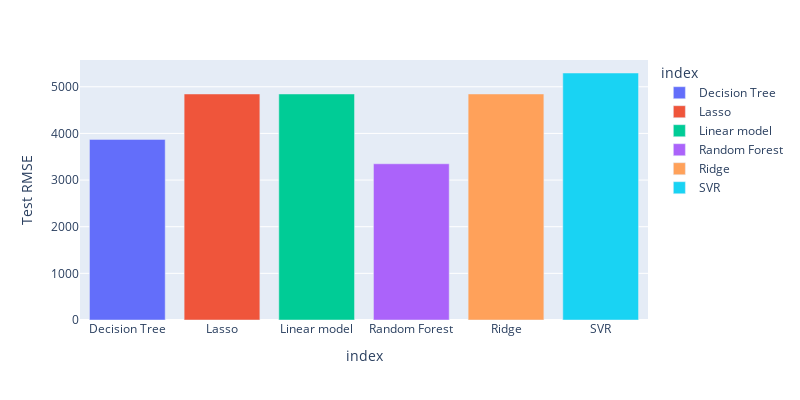

Source (notebook cell):
### Code cell
#Root Mean Squared Error (RMSE)
px.bar(Model_comp, y =Model_comp['Test RMSE'],
       color = Model_comp.index, width =800, height=400)

### Figure 1 — Plotly figure (JSON) as saved in the notebook; plotly's stock layout.template omitted (floating-point values rounded to 4 significant figures)
{"data": [{"alignmentgroup": "True", "hovertemplate": "index=%{x}<br>Test RMSE=%{y}<extra></extra>", "legendgroup": "Decision Tree", "marker": {"color": "#636efa", "pattern": {"shape": ""}}, "name": "Decision Tree", "offsetgroup": "Decision Tree", "orientation": "v", "showlegend": true, "textposition": "auto", "type": "bar", "x": ["Decision Tree"], "xaxis": "x", "y": [3872.0], "yaxis": "y"}, {"alignmentgroup": "True", "hovertemplate": "index=%{x}<br>Test RMSE=%{y}<extra></extra>", "legendgroup": "Lasso", "marker": {"color": "#EF553B", "pattern": {"shape": ""}}, "name": "Lasso", "offsetgroup": "Lasso", "orientation": "v", "showlegend": true, "textposition": "auto", "type": "bar", "x": ["Lasso"], "xaxis": "x", "y": [4845.0], "yaxis": "y"}, {"alignmentgroup": "True", "hovertemplate": "index=%{x}<br>Test RMSE=%{y}<extra></extra>", "legendgroup": "Linear model", "marker": {"color": "#00cc96", "pattern": {"shape": ""}}, "name": "Linear model", "offsetgroup": "Linear model", "orientation": "v", "showlegend": true, "textposition": "auto", "type": "bar", "x": ["Linear model"], "xaxis": "x", "y": [4845.0], "yaxis": "y"}, {"alignmentgroup": "True", "hovertemplate": "index=%{x}<br>Test RMSE=%{y}<extra></extra>", "legendgroup": "Random Forest", "marker": {"color": "#ab63fa", "pattern": {"shape": ""}}, "name": "Random Forest", "offsetgroup": "Random Forest", "orientation": "v", "showlegend": true, "textposition": "auto", "type": "bar", "x": ["Random Forest"], "xaxis": "x", "y": [3349.0], "yaxis": "y"}, {"alignmentgroup": "True", "hovertemplate": "index=%{x}<br>Test RMSE=%{y}<extra></extra>", "legendgroup": "Ridge", "marker": {"color": "#FFA15A", "pattern": {"shape": ""}}, "name": "Ridge", "offsetgroup": "Ridge", "orientation": "v", "showlegend": true, "textposition": "auto", "type": "bar", "x": ["Ridge"], "xaxis": "x", "y": [4845.0], "yaxis": "y"}, {"alignmentgroup": "True", "hovertemplate": "index=%{x}<br>Test RMSE=%{y}<extra></extra>", "legendgroup": "SVR", "marker": {"color": "#19d3f3", "pattern": {"shape": ""}}, "name": "SVR", "offsetgroup": "SVR", "orientation": "v", "showlegend": true, "textposition": "auto", "type": "bar", "x": ["SVR"], "xaxis": "x", "y": [5295.0], "yaxis": "y"}], "layout": {"barmode": "relative", "height": 400, "legend": {"title": {"text": "index"}, "tracegroupgap": 0}, "margin": {"t": 60}, "width": 800, "xaxis": {"anchor": "y", "categoryarray": ["Decision Tree", "Lasso", "Linear model", "Random Forest", "Ridge", "SVR"], "categoryorder": "array", "domain": [0, 1], "title": {"text": "index"}}, "yaxis": {"anchor": "x", "domain": [0, 1], "title": {"text": "Test RMSE"}}}}
